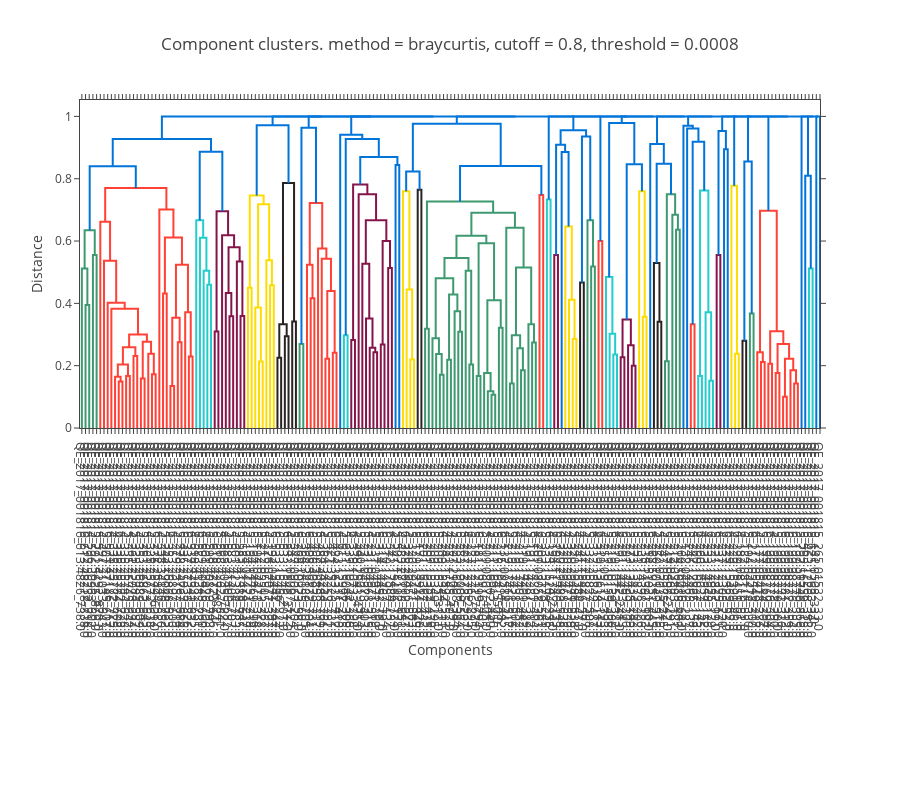

The cell this chart's notebook holds for it:
### Markdown cell above
We can view the interactive tree directly in an IPython notebook using the plotly `notebook_mode`.

### Code cell
# View the new dendrogram cutoff inline

plotly.offline.init_notebook_mode(connected=True) # for visualising plot inline
iplot = tree.plot(width=900, height=800)
plotly.offline.iplot(iplot)
